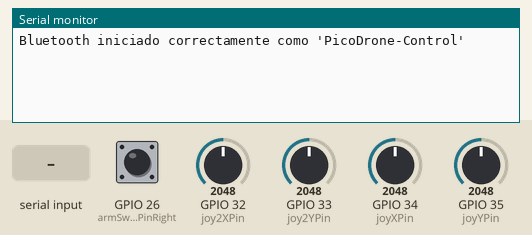
Recording of a sketch running on a simulated ESP32. Shown: the last lines printed to the serial monitor. The test bench sets the inputs (shaded band); at power-on: GPIO 26 (armSwitchPinRight) HIGH, GPIO 32 (joy2XPin) = 2048, GPIO 33 (joy2YPin) = 2048, GPIO 34 (joyXPin) = 2048, GPIO 35 (joyYPin) = 2048. Nothing arrives over Bluetooth unless stated.

Above: at 1.4 s.
1.5 s: "get_home\n" received over Serial
At 2.3 s:
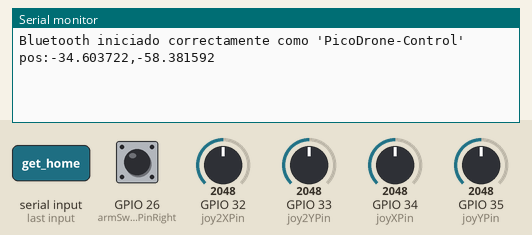
3.0 s: "set_pid:\n" received over Serial
At 3.5 s:
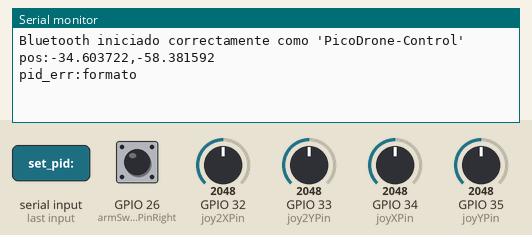
4.5 s: "get_pid:\n" received over Serial
At 5.7 s:
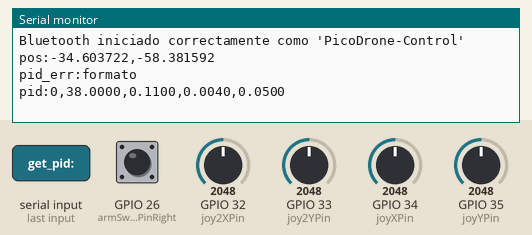
6.0 s: "get_telemetry\n" received over Serial
At 6.9 s:
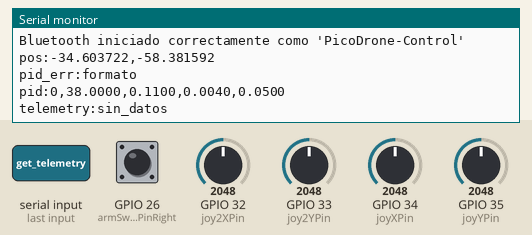

The sketch:

emisor_corrected.ino
```cpp
#include <esp_now.h>
#include <WiFi.h>
#include <esp_wifi.h>
#include "BluetoothSerial.h"

// Verificar si Bluetooth está habilitado en el ESP32
#if !defined(CONFIG_BT_ENABLED) || !defined(CONFIG_BLUEDROID_ENABLED)
#error Bluetooth is not enabled! Run make menuconfig to and enable it
#endif

BluetoothSerial SerialBT;

// --- Pines ---
const int joyXPin = 34;   // CH0: Roll
const int joyYPin = 35;   // CH1: Pitch
const int joy2XPin = 32;  // CH3: Yaw
const int joy2YPin = 33;  // CH2: Throttle

const int armSwitchPinRight = 26;

// =========================================================================
// CALIBRACIÓN DE EXTREMOS (Tope físico)
// =========================================================================
const int CH0_MIN = 445;
const int CH0_MAX = 3265;

const int CH1_MIN = 805;
const int CH1_MAX = 3750;

const int CH2_MIN = 3205;
const int CH2_MAX = 440;

const int CH3_MIN = 705;
const int CH3_MAX = 3935;

// Centros dinámicos
int CH0_CENTER = 2048;
int CH1_CENTER = 2048;
int CH3_CENTER = 2048;
// =========================================================================

// Variables para el Filtro Exponencial (EMA)
float filteredCh[4] = {0, 0, 0, 0};
const float alpha = 0.3f;

String currentLatitude = "-34.603722";
String currentLongitude = "-58.381592";

uint8_t broadcastAddress[] = {0xFF, 0xFF, 0xFF, 0xFF, 0xFF, 0xFF};

typedef struct __attribute__((packed)) {
  uint8_t type;         // 0x01 = canales RC
  uint16_t ch[16];
} rc_packet_t;

typedef struct __attribute__((packed)) {
  uint8_t type;   // 0x03
  uint8_t seq;
  uint8_t axis;   // 0 roll, 1 pitch, 2 yaw
    float kp, ki, kd, kff;
} pid_packet_t;

typedef struct __attribute__((packed)) {
  uint8_t type;         // 0x02 = telemetria
  float batteryVoltage;
  float batteryCurrent;
  uint32_t batteryCapacity;
  uint8_t batteryRemaining;
  float gpsLat;
  float gpsLon;
  float gpsSpeed;
  float gpsHeading;
  int16_t gpsAltitude;
  uint8_t gpsSatellites;
  float attitudePitch;
  float attitudeRoll;
  float attitudeYaw;
  uint8_t linkRSSI1;
  uint8_t linkRSSI2;
  uint8_t linkQuality;
  int8_t  linkSNR;
  uint8_t linkTXPower;
  char flightMode[16];
  uint8_t pidAckSeq;
  uint8_t pidAckAxis;
  uint8_t pidAckStatus;
} telemetry_packet_t;

telemetry_packet_t telemetry = {0x02};
volatile bool telemetryValid = false;
unsigned long lastTelemetryRxMillis = 0;

struct PidJob { uint8_t axis; float kp, ki, kd, kff; };
PidJob  pidQueue[4];
uint8_t pidQHead = 0, pidQCount = 0;
uint8_t pidSeq = 0;
bool    pidInFlight = false;
uint8_t pidTries = 0;
uint32_t pidLastTx = 0;
float   pidCache[3][4] = {{38.0f,0.11f,0.004f,0.05f},
                          {38.0f,0.11f,0.004f,0.05f},
                          {38.0f,0.10f,0.000f,0.05f}};

#define PID_MAX_TRIES 10
#define PID_RETRY_MS  100

void OnDataRecv(const esp_now_recv_info_t * info, const uint8_t *incoming_data, int len) {
  if (len < 1) return;
  if (incoming_data[0] == 0x02 && len == sizeof(telemetry_packet_t)) {
    memcpy(&telemetry, incoming_data, sizeof(telemetry));
    telemetryValid = true;
    lastTelemetryRxMillis = millis();
  }
}

uint16_t map_rc_channel_advanced(int raw, int minRaw, int maxRaw, int centerRaw) {
  const int deadzone = 18;
  if (abs(raw - centerRaw) <= deadzone) {
    raw = centerRaw;
  }

  int out = 992;
  if (raw < centerRaw) {
    out = map(raw, minRaw < centerRaw ? minRaw : maxRaw, centerRaw, 172, 992);
  } else if (raw > centerRaw) {
    out = map(raw, centerRaw, maxRaw > centerRaw ? maxRaw : minRaw, 992, 1811);
  }
  return (uint16_t)constrain(out, 172, 1811);
}

uint16_t map_throttle_channel(int raw, int minRaw, int maxRaw) {
  if (minRaw < maxRaw) {
    raw = constrain(raw, minRaw, maxRaw);
  } else {
    raw = constrain(raw, maxRaw, minRaw);
  }
  return (uint16_t)map(raw, minRaw, maxRaw, 172, 1811);
}

uint16_t read_arm_switch_channel() {
  if (digitalRead(armSwitchPinRight) == LOW) {
    return 1811;
  } else {
    return 992;
  }
}

void processCommand(Stream &s, String command) {
  command.trim();

  if (command == "get_home" || command == "get_position") {
    s.print("pos:");
    s.print(currentLatitude);
    s.print(",");
    s.println(currentLongitude);
  }
    else if (command.startsWith("set_pid:")) {
    int c1 = command.indexOf(',', 8);
    int c2 = (c1 != -1) ? command.indexOf(',', c1 + 1) : -1;
    int c3 = (c2 != -1) ? command.indexOf(',', c2 + 1) : -1;
    if (c3 == -1) {
      s.println("pid_err:formato");
    } else {
      int c4 = command.indexOf(',', c3 + 1);   // -1 si no viene kff
      int axis = command.substring(8, c1).toInt();
      if (axis < 0 || axis > 2) {
        s.println("pid_err:eje");
      } else if (pidQCount >= 4) {
        s.println("pid_err:ocupado");
      } else {
        PidJob &j = pidQueue[(pidQHead + pidQCount) % 4];
        j.axis = axis;
        j.kp = command.substring(c1 + 1, c2).toFloat();
        j.ki = command.substring(c2 + 1, c3).toFloat();
        if (c4 != -1) {
          j.kd  = command.substring(c3 + 1, c4).toFloat();
          j.kff = command.substring(c4 + 1).toFloat();
        } else {
          j.kd  = command.substring(c3 + 1).toFloat();
          j.kff = pidCache[axis][3];            // sin kff: se conserva el actual
        }
        pidQCount++;
        s.print("pid_queued:"); s.println(axis);
      }
    }
  }
  else if (command.startsWith("get_pid:")) {
    int a = command.substring(8).toInt();
    if (a >= 0 && a <= 2) {
      s.print("pid:"); s.print(a); s.print(",");
      s.print(pidCache[a][0], 4); s.print(",");
      s.print(pidCache[a][1], 4); s.print(",");
      s.print(pidCache[a][2], 4); s.print(",");
      s.println(pidCache[a][3], 4);

    }
  }
  else if (command == "get_telemetry") {
    if (!telemetryValid) {
      s.println("telemetry:sin_datos");
    } else {
      s.print("telemetry:");
      s.print(telemetry.batteryVoltage);  s.print(",");
      s.print(telemetry.batteryCurrent);  s.print(",");
      s.print(telemetry.batteryRemaining); s.print(",");
      s.print(telemetry.gpsLat, 7);  s.print(",");
      s.print(telemetry.gpsLon, 7);  s.print(",");
      s.print(telemetry.gpsSatellites); s.print(",");
      s.print(telemetry.linkQuality); s.print(",");
      s.print(telemetry.linkRSSI1); s.print(",");
      s.println(telemetry.flightMode);
    }
  }
}

void servicePid() {
  if (pidQCount == 0) return;
  PidJob &j = pidQueue[pidQHead];

  if (!pidInFlight) {
    uint8_t lastAck = telemetry.pidAckSeq;
    do { pidSeq++; } while (pidSeq == 0 || pidSeq == lastAck);
    pidInFlight = true;
    pidTries = 0;
  }

  if (telemetry.pidAckSeq == pidSeq) {
    uint8_t st = telemetry.pidAckStatus;
    if (st == 0) {
      pidCache[j.axis][0] = j.kp; pidCache[j.axis][1] = j.ki;
      pidCache[j.axis][2] = j.kd; pidCache[j.axis][3] = j.kff;
      SerialBT.print("pid_ok:"); SerialBT.print(j.axis); SerialBT.print(",");
      SerialBT.print(j.kp, 4); SerialBT.print(","); SerialBT.print(j.ki, 4);
      SerialBT.print(","); SerialBT.print(j.kd, 4);
      SerialBT.print(","); SerialBT.println(j.kff, 4);

    } else {
      SerialBT.print("pid_err:"); SerialBT.print(j.axis);
      SerialBT.println(st == 1 ? ",armado" : st == 2 ? ",rango" : ",eje");
    }
    pidQHead = (pidQHead + 1) % 4; pidQCount--; pidInFlight = false;
    return;
  }

  if (pidTries >= PID_MAX_TRIES) {
    SerialBT.print("pid_err:"); SerialBT.print(j.axis); SerialBT.println(",timeout");
    pidQHead = (pidQHead + 1) % 4; pidQCount--; pidInFlight = false;
    return;
  }

  if (pidTries == 0 || millis() - pidLastTx >= PID_RETRY_MS) {
    pid_packet_t p = {0x03, pidSeq, j.axis, j.kp, j.ki, j.kd, j.kff};
    esp_now_send(broadcastAddress, (uint8_t*)&p, sizeof(p));
    pidTries++;
    pidLastTx = millis();
  }
}
void handleCommands() {
  // 1. Revisar comandos por Bluetooth
  if (SerialBT.available()) {
    String cmd = SerialBT.readStringUntil('\n');
    processCommand(SerialBT, cmd);
  }

  // 2. Revisar comandos idénticos por USB (Serial)
  if (Serial.available()) {
    String cmd = Serial.readStringUntil('\n');
    processCommand(Serial, cmd);
  }
}
void setup() {
  Serial.begin(115200);

  pinMode(armSwitchPinRight, INPUT_PULLUP);
  analogSetAttenuation(ADC_11db);

  // 1. Inicializar WiFi y ESP-NOW primero
  WiFi.mode(WIFI_STA);
  WiFi.disconnect();
  delay(100);

  esp_wifi_set_channel(1, WIFI_SECOND_CHAN_NONE);

  if (esp_now_init() != ESP_OK) {
    Serial.println("Error inicializando ESP-NOW");
    return;
  }

  esp_now_register_recv_cb(OnDataRecv);

  esp_now_peer_info_t peerInfo = {};
  memcpy(peerInfo.peer_addr, broadcastAddress, 6);
  peerInfo.channel = 1;
  peerInfo.encrypt = false;
  esp_now_add_peer(&peerInfo);

  // 2. Calibración rápida de centros al iniciar
  long sumX = 0, sumY = 0, sum2X = 0;
  int muestras = 30; // Reducido ligeramente para mayor agilidad

  for (int i = 0; i < muestras; i++) {
    sumX  += analogRead(joyXPin);
    sumY  += analogRead(joyYPin);
    sum2X += analogRead(joy2XPin);
    delay(3);
  }

  CH0_CENTER = sumX / muestras;
  CH1_CENTER = sumY / muestras;
  CH3_CENTER = sum2X / muestras;

  filteredCh[0] = CH0_CENTER;
  filteredCh[1] = CH1_CENTER;
  filteredCh[2] = analogRead(joy2YPin);
  filteredCh[3] = CH3_CENTER;

  // 3. Inicializar Bluetooth al final del setup para evitar bloqueos de Bluedroid
  SerialBT.begin("PicoDrone-Control");
  Serial.println("Bluetooth iniciado correctamente como 'PicoDrone-Control'");
}

unsigned long lastSendTime = 0;

void loop() {
  handleCommands();
  servicePid();

  if (millis() - lastSendTime >= 20) {
    rc_packet_t packet;
    packet.type = 0x01;

    int rawX  = analogRead(joyXPin);
    int rawY  = analogRead(joyYPin);
    int raw2Y = analogRead(joy2YPin);
    int raw2X = analogRead(joy2XPin);

    filteredCh[0] = (alpha * rawX)  + ((1.0f - alpha) * filteredCh[0]);
    filteredCh[1] = (alpha * rawY)  + ((1.0f - alpha) * filteredCh[1]);
    filteredCh[2] = (alpha * raw2Y) + ((1.0f - alpha) * filteredCh[2]);
    filteredCh[3] = (alpha * raw2X) + ((1.0f - alpha) * filteredCh[3]);

    packet.ch[0] = map_rc_channel_advanced((int)filteredCh[0], CH0_MIN, CH0_MAX, CH0_CENTER);
    packet.ch[1] = map_rc_channel_advanced((int)filteredCh[1], CH1_MIN, CH1_MAX, CH1_CENTER);
    packet.ch[2] = map_throttle_channel((int)filteredCh[2], CH2_MIN, CH2_MAX);
    packet.ch[3] = map_rc_channel_advanced((int)filteredCh[3], CH3_MIN, CH3_MAX, CH3_CENTER);
    packet.ch[4] = read_arm_switch_channel();

    for (int i = 5; i < 16; i++) {
      packet.ch[i] = 992;
    }

    esp_now_send(broadcastAddress, (uint8_t*)&packet, sizeof(packet));
    lastSendTime = millis();
  }
}
```

Measured:
- after the input at 1.5 s, the serial monitor: prints a new line at once (image 1)
- after the input at 3.0 s, the serial monitor: prints a new line at once (image 2)
- after the input at 4.5 s, the serial monitor: prints a new line at once (image 3)
- after the input at 6.0 s, the serial monitor: prints a new line at once (image 4)
